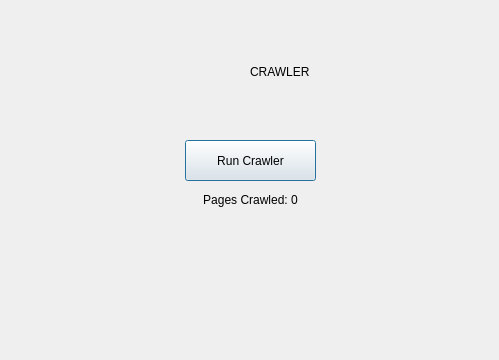
<?xml version="1.0" encoding="UTF-8"?>
<ui version="4.0">
 <class>Dialog</class>
 <widget class="QDialog" name="Dialog">
  <property name="geometry">
   <rect>
    <x>0</x>
    <y>0</y>
    <width>499</width>
    <height>360</height>
   </rect>
  </property>
  <property name="windowTitle">
   <string>Dialog</string>
  </property>
  <widget class="QPushButton" name="pushButton">
   <property name="geometry">
    <rect>
     <x>185</x>
     <y>140</y>
     <width>131</width>
     <height>41</height>
    </rect>
   </property>
   <property name="text">
    <string>Run Crawler</string>
   </property>
  </widget>
  <widget class="QLabel" name="label">
   <property name="geometry">
    <rect>
     <x>185</x>
     <y>190</y>
     <width>131</width>
     <height>20</height>
    </rect>
   </property>
   <property name="text">
    <string>Pages Crawled: 0</string>
   </property>
   <property name="alignment">
    <set>Qt::AlignCenter</set>
   </property>
   <property name="indent">
    <number>-1</number>
   </property>
  </widget>
  <widget class="QLabel" name="label_2">
   <property name="geometry">
    <rect>
     <x>160</x>
     <y>40</y>
     <width>101</width>
     <height>61</height>
    </rect>
   </property>
   <property name="styleSheet">
    <string notr="true">image: url(:/logo/BhargavSearchEngine/uic.PNG);</string>
   </property>
   <property name="text">
    <string/>
   </property>
  </widget>
  <widget class="QLabel" name="label_3">
   <property name="geometry">
    <rect>
     <x>250</x>
     <y>67</y>
     <width>71</width>
     <height>10</height>
    </rect>
   </property>
   <property name="text">
    <string>CRAWLER</string>
   </property>
  </widget>
 </widget>
 <resources>
  <include location="../uiclogo.qrc"/>
 </resources>
 <connections/>
</ui>
